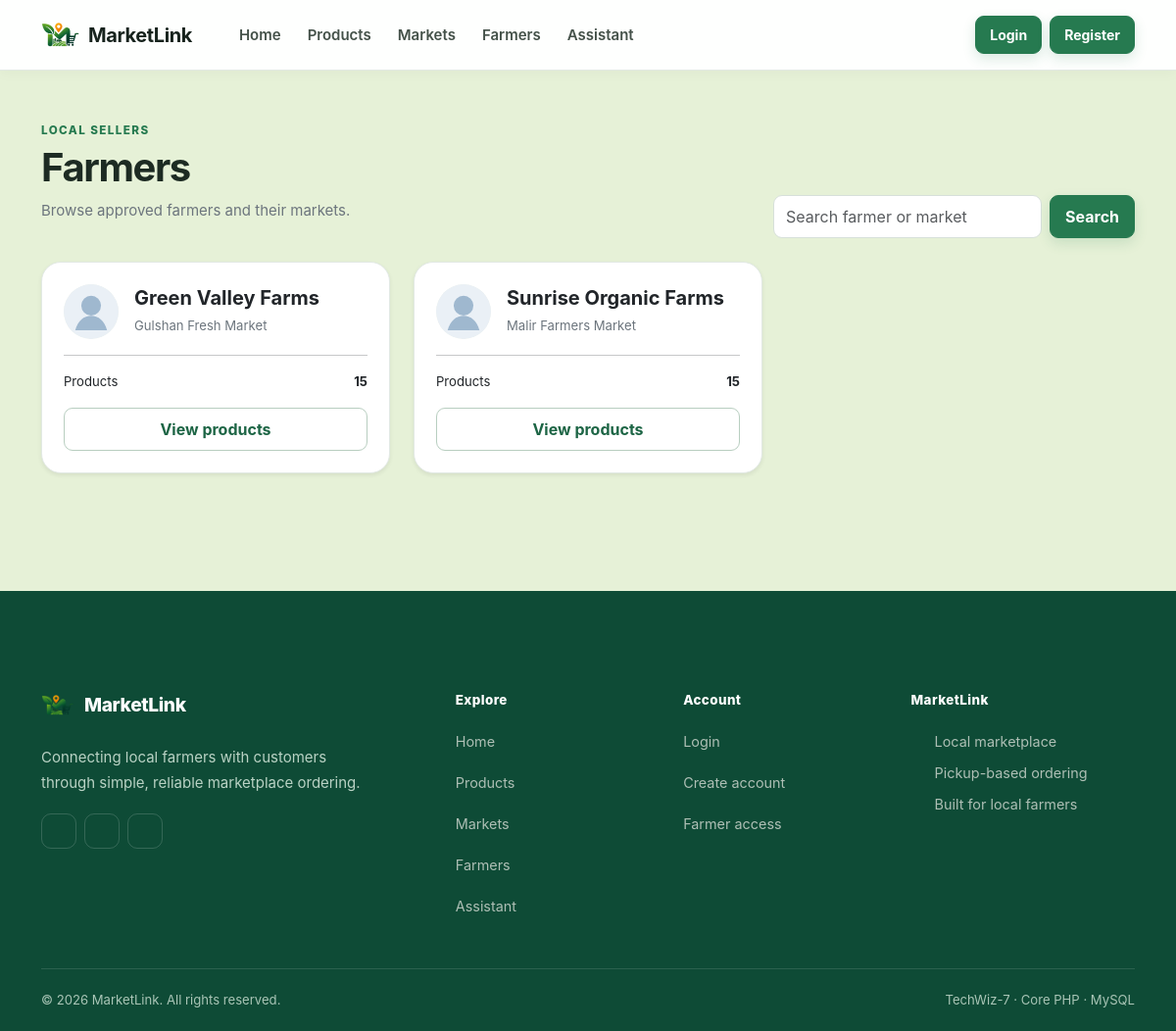
The page /farmers on the database its author committed.
### tables this page shows
CREATE TABLE `users` (
  `id` int(10) UNSIGNED NOT NULL,
  `name` varchar(120) NOT NULL,
  `email` varchar(190) NOT NULL,
  `password` varchar(255) NOT NULL,
  `phone` varchar(30) DEFAULT NULL,
  `profile_image` varchar(255) DEFAULT NULL,
  `role` enum('admin','farmer','customer') NOT NULL DEFAULT 'customer',
  `market_id` int(10) UNSIGNED DEFAULT NULL,
  `status` enum('active','inactive') NOT NULL DEFAULT 'active',
  `approval_status` enum('pending','approved','suspended') NOT NULL DEFAULT 'approved',
  `created_at` timestamp NOT NULL DEFAULT current_timestamp()
);

CREATE TABLE `markets` (
  `id` int(10) UNSIGNED NOT NULL,
  `name` varchar(120) NOT NULL,
  `address` varchar(255) NOT NULL,
  `latitude` decimal(10,7) NOT NULL,
  `longitude` decimal(10,7) NOT NULL,
  `status` enum('active','inactive') NOT NULL DEFAULT 'active',
  `created_at` timestamp NOT NULL DEFAULT current_timestamp()
);

### app/Controllers/PublicController.php (called while the page is built, shortened)
<?php
class PublicController
{
    public function farmers(): void
    {
        $pdo = db();
        $q = trim($_GET['q'] ?? '');
        $sql = "SELECT u.*,m.name market_name FROM users u LEFT JOIN markets m ON m.id=u.market_id WHERE u.role='farmer' AND u.status='active' AND u.approval_status='approved'";
        $params = [];
        $sql .= " ORDER BY u.name";
        $st = $pdo->prepare($sql);
        $st->execute($params);
        $farmers = $st->fetchAll();
        require __DIR__ . '/../Views/layouts/header.php';
        require __DIR__ . '/../Views/public/farmers.php';
        require __DIR__ . '/../Views/layouts/footer.php';
    }
}

### index.php (called while the page is built, shortened)
<?php
require_once __DIR__ . '/app/Support/Router.php';
$router = new \App\Support\Router(require __DIR__ . '/routes/web.php');
$router->dispatch($_SERVER['REQUEST_METHOD'] ?? 'GET', $_SERVER['REQUEST_URI'] ?? '/');

### app/Views/public/farmers.php (the view, shortened to what this page needs)
<div class="container py-5">
    <div class="d-flex justify-content-between align-items-end mb-4">
        <div><span class="eyebrow">Local sellers</span>
            <h1 class="fw-bold">Farmers</h1>
            <p class="text-secondary">Browse approved farmers and their markets.</p>
        </div>
        <form class="d-flex gap-2"><input name="q" value="<?= e($q) ?>" class="form-control" placeholder="Search farmer or market"><button class="btn btn-primary">Search</button></form>
    </div>
    <div class="row g-4"><?php foreach ($farmers as $f): $ps = $pdo->prepare("SELECT COUNT(*) FROM products WHERE farmer_id=? AND status='approved'");
                                $ps->execute([$f['id']]);
                                $pc = (int)$ps->fetchColumn(); ?><div class="col-md-6 col-lg-4">
                <div class="card h-100 border-0 shadow-sm">
                    <div class="card-body">
                        <div class="d-flex gap-3 align-items-center"><img class="avatar" src="<?= e(profile_image($f['profile_image'])) ?>" alt="">
                            <div>
                                <h5 class="mb-1 fw-bold"><?= e($f['name']) ?></h5><span class="text-secondary small"><?= e($f['market_name'] ?: 'Market not assigned') ?></span>
                            </div>
                        </div>
                        <hr>
                        <div class="d-flex justify-content-between small"><span>Products</span><strong><?= $pc ?></strong></div>
                        <div class="mt-3 d-flex gap-2"><a href="<?= url('products.php?q=' . urlencode($f['name'])) ?>" class="btn btn-outline-primary flex-fill">View products</a>
                                                                                                                                                                                    </div>
                    </div>
                </div>
            </div><?php endforeach; ?></div>
</div>

### app/Support/Router.php (shortened to what this page needs)
<?php
class Router {
    public function dispatch(string $method, string $uri): void {
        $path = parse_url($uri, PHP_URL_PATH) ?: '/';
        foreach ($this->routes as [$m,$route,$handler]) {
            if ($m === $method && $route === $path) { [$class,$action]=$handler; (new $class())->$action(); return; }
        }
    }
}

### assets/css/style.css (style rules this page uses)
:root { --green-950: #123b2a; --green-900: #174b34; --green-800: #1d6545; --green-700: #267a50; --green-600: #2f8b5c; --green-100: #e8f5ed; --green-50: #f4faf6; --ink: #17231d; --muted: #6b776f; --line: #e2e9e4; --paper: #ffffff; --page: #71af1a2c; --warning: #a66a00; --danger: #b42318; --radius: 14px; --radius-lg: 20px; --shadow: 0 8px 24px rgba(25, 55, 39, .07); --shadow-hover: 0 16px 36px rgba(25, 55, 39, .11); }
* { box-sizing: border-box; }
html { scroll-behavior: smooth; }
body { margin: 0; background: var(--page); color: var(--ink); font-family: Inter, ui-sans-serif, -apple-system, BlinkMacSystemFont, "Segoe UI", sans-serif; font-size: 15px; line-height: 1.6; -webkit-font-smoothing: antialiased; }
a { color: var(--green-700); text-decoration: none; }
.btn { border-radius: 9px; font-weight: 650; padding: 9px 15px; border-width: 1px; transition: transform .16s ease, box-shadow .16s ease, background .16s ease; }
.btn-primary { --bs-btn-bg: var(--green-700); --bs-btn-border-color: var(--green-700); --bs-btn-hover-bg: var(--green-900); --bs-btn-hover-border-color: var(--green-900); --bs-btn-active-bg: var(--green-900); --bs-btn-active-border-color: var(--green-900); box-shadow: 0 5px 13px rgba(38,122,80,.16); }
.btn-outline-primary { --bs-btn-color: var(--green-800); --bs-btn-border-color: #b8cec0; --bs-btn-hover-color: #fff; --bs-btn-hover-bg: var(--green-700); --bs-btn-hover-border-color: var(--green-700); }
.form-control, .form-select { min-height: 44px; border-color: #d7e0da; border-radius: 9px; color: var(--ink); background: #fff; }
.hero-card, .card, .stat-card, .stat-mini, .info-box { background: var(--paper); border: 1px solid var(--line) !important; border-radius: var(--radius-lg) !important; }
.card, .stat-card { box-shadow: var(--shadow); }
.card-body { padding: 22px; }
.eyebrow { display: inline-block; margin-bottom: 7px; color: var(--green-700); font-size: .73rem; line-height: 1; text-transform: uppercase; letter-spacing: .12em; font-weight: 800; }
.avatar { width: 56px; height: 56px; border-radius: 50%; object-fit: cover; background: #edf2ee; }
.container > h1, .container h1 { letter-spacing: -.035em; color: #1d2b23; }

### rows shown on the page
users: name "Green Valley Farms", market.name "Gulshan Fresh Market", pc "15"
users: name "Sunrise Organic Farms", market.name "Malir Farmers Market", pc "15"
